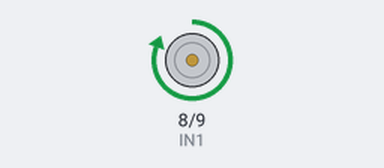
Bench run of a sketch on a simulated Arduino Uno, built with avr-gcc and run on an emulated ATmega328P. Parts: motor-driver pin pairs drawn as motors (green arrow = first pin HIGH = forward, orange = second pin HIGH = backward, longer = more drive).

Above: at 0.5 s.
At 2.5 s:
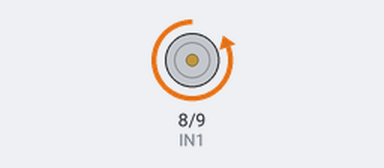
At 3.5 s:
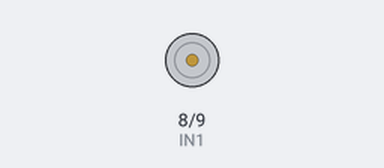
Timing chart, 0 to 5.2 s (numbered marks = the images above):
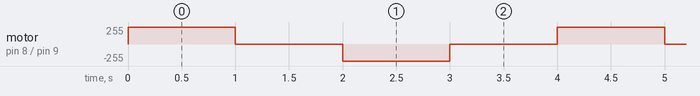

Measured:
- by itself, motor on pin 8 (IN1) / pin 9 (IN2): repeats every 4.0 s: stopped 1.0 s, backward 255/255 1.0 s, stopped 1.0 s, forward 255/255 1.0 s

The sketch:

06.4-1_dc1.ino
```cpp
// L298n 모터연결
const int IN1 = 8;
const int IN2 = 9;

// 아두이노 포트 초기화
void setup() {
  pinMode(IN1, OUTPUT);
  pinMode(IN2, OUTPUT);
}

void loop() {

  // 정방향 회전
  M1_CW();  delay(1000);

  // 멈춤
  M1_stop();  delay(1000);

  // 역방향 회전
  M1_CCW();  delay(1000);

  // 멈춤
  M1_stop();  delay(1000);

}

// Motor1 정방향 회전
void M1_CW() {
  digitalWrite(IN1, HIGH);
  digitalWrite(IN2, LOW);
}

// Motor1 역방향 회전
void M1_CCW()
{
  digitalWrite(IN1, LOW);
  digitalWrite(IN2, HIGH);
}

// Motor1 멈춤
void M1_stop()
{
  digitalWrite(IN1, LOW);
  digitalWrite(IN2, LOW);
}
```
